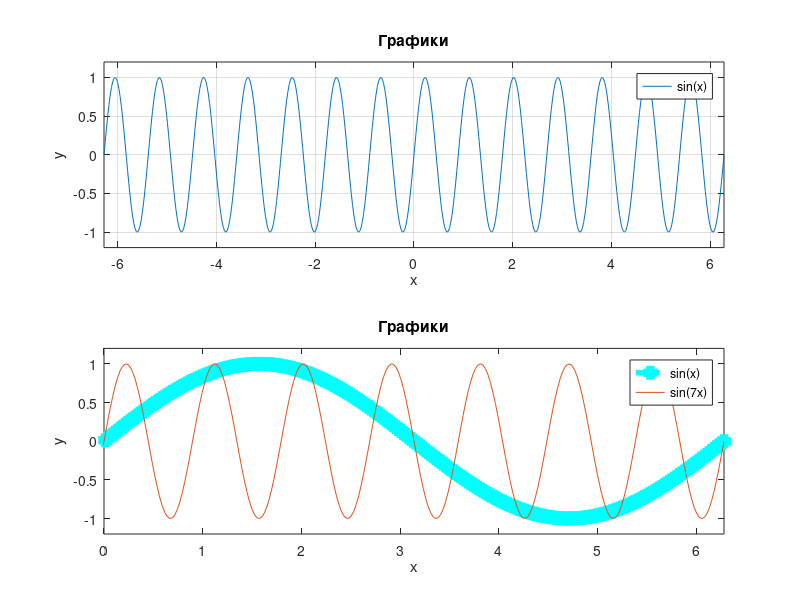

Write the MATLAB code that produced this figure.
x = linspace(-2*pi, 2*pi, 500);
y1 = sin(x);
y2 = sin(7*x);

subplot(2, 1, 1);
plot(x, y1, 'LineWidth',4, 'Color','c', 'LineStyle','-.', 'Marker', 's');
plot(x, y2);
axis([ -2*pi, 2*pi, -1.2, 1.2]);
grid on; 
title("Графики");
xlabel("x");
ylabel("y");
legend('sin(x)', 'sin(7x)');

subplot(2, 1, 2);
plot(x, y1, 'LineWidth',4, 'Color','c', 'LineStyle','-.', 'Marker', 's');
hold on;
plot(x, y2);
axis([ 0*pi, 2*pi, -1.2, 1.2]);
title("Графики");
xlabel("x");
ylabel("y");
legend('sin(x)', 'sin(7x)');
